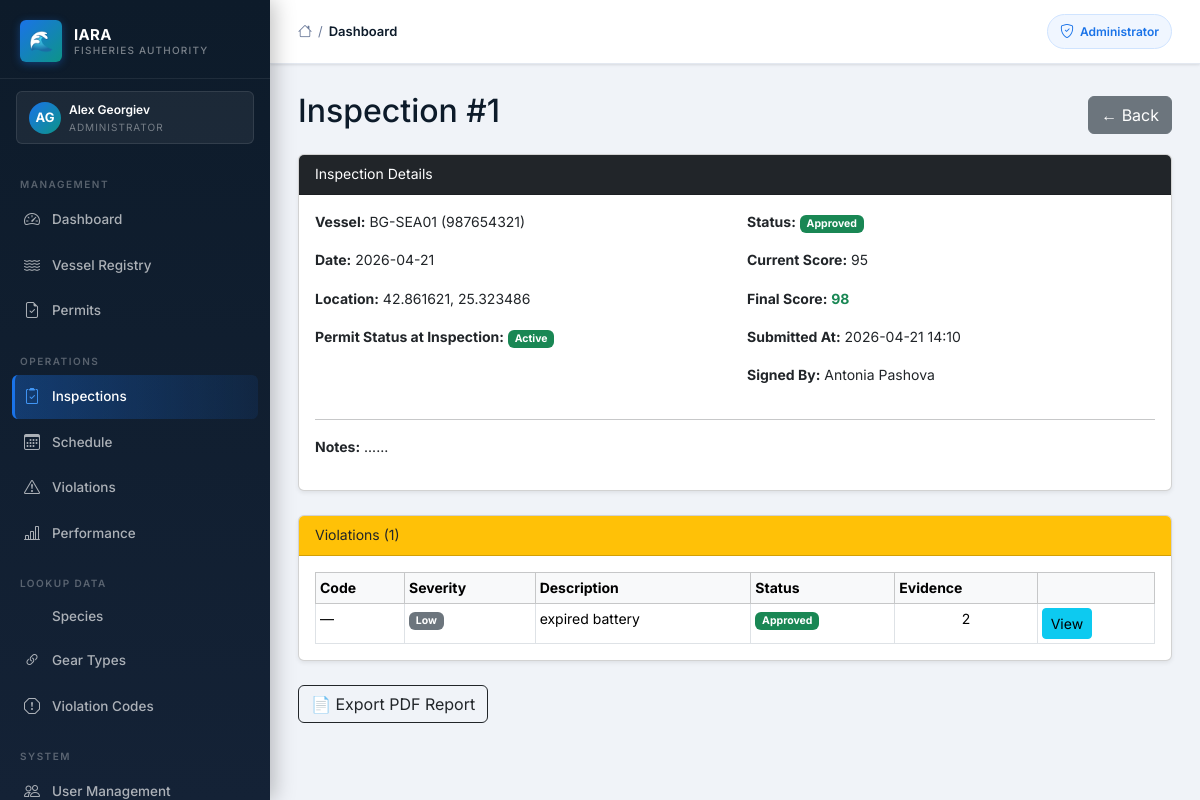
The app's page /inspections/1 (signed in) with its own data.
### iara_app/models.py (models this page shows, shortened)
class User(UserMixin, db.Model):
    __tablename__ = "users"
    id = db.Column(db.Integer, primary_key=True)
    first_name = db.Column(db.String(50), nullable=False)
    last_name = db.Column(db.String(50), nullable=False)
    email = db.Column(db.String(120), unique=True, nullable=False)
    phone = db.Column(db.String(20), nullable=False)
    role = db.Column(db.String(50), nullable=False)
    password_hash = db.Column(db.String(128), nullable=False)
    vessel_registration = db.Column(db.String(50))
    fishing_permit_number = db.Column(db.String(50))
    inspector_id = db.Column(db.Integer, db.ForeignKey("users.id"), nullable=True)
    id_number = db.Column(db.String(50))
    age_category = db.Column(db.String(20))
    created_at = db.Column(db.DateTime, default=datetime.utcnow)
    is_active = db.Column(db.Boolean, default=True)
    reset_token       = db.Column(db.String(100), nullable=True)
    reset_token_expiry = db.Column(db.DateTime, nullable=True)
    failed_logins   = db.Column(db.Integer, default=0)
    locked_until    = db.Column(db.DateTime, nullable=True)
    inspections = db.relationship("Inspection", foreign_keys="Inspection.inspector_id", backref="inspector", lazy=True)
    scheduled_inspections = db.relationship("ScheduledInspection", foreign_keys="ScheduledInspection.inspector_id", backref="assigned_inspector", lazy=True)
    created_scheduled_inspections = db.relationship("ScheduledInspection", foreign_keys="ScheduledInspection.created_by_id", backref="created_by_user", lazy=True)
    audit_logs = db.relationship("AuditLog", foreign_keys="AuditLog.user_id", backref="user", lazy=True)

class Inspection(db.Model):
    __tablename__ = "inspection"
    id = db.Column(db.Integer, primary_key=True)
    vessel_id = db.Column(db.Integer, db.ForeignKey("vessel.id"), nullable=False)
    inspector_id = db.Column(db.Integer, db.ForeignKey("users.id"), nullable=False)
    date = db.Column(db.Date)
    location = db.Column(db.String(255))
    notes = db.Column(db.Text)
    permit_status_snapshot = db.Column(db.String(50))
    score = db.Column(db.Integer, default=100)
    final_score = db.Column(db.Integer)
    status = db.Column(db.String(20), default="draft")
    inspector_signature = db.Column(db.String(255))
    submitted_at = db.Column(db.DateTime)
    approved_at = db.Column(db.DateTime)
    rejected_at = db.Column(db.DateTime)
    violations = db.relationship("Violation", backref="inspection", lazy=True,
                                  cascade="all, delete-orphan")

class Vessel(db.Model):
    __tablename__ = "vessel"
    id = db.Column(db.Integer, primary_key=True)
    international_number = db.Column(db.String(50), nullable=False, unique=True)
    call_sign            = db.Column(db.String(50), nullable=False)
    marking              = db.Column(db.String(50), nullable=False)
    name_bg = db.Column(db.String(150))
    name_en = db.Column(db.String(150))
    port_registration = db.Column(db.String(100))
    registration_date = db.Column(db.Date)
    status = db.Column(db.String(20), nullable=False, default=VesselStatus.ACTIVE.value)
    length        = db.Column(db.Float, nullable=False)
    width         = db.Column(db.Float, nullable=False)
    gross_tonnage = db.Column(db.Float)
    engine_power  = db.Column(db.Integer, nullable=False)
    owner_name   = db.Column(db.String(100), nullable=False)
    owner_egn    = db.Column(db.String(20))
    captain_name = db.Column(db.String(100), nullable=False)
    created_at = db.Column(db.DateTime, default=datetime.utcnow)
    permits              = db.relationship("Permit", backref="vessel", lazy=True)
    inspections          = db.relationship("Inspection", backref="vessel", lazy=True)
    scheduled_inspections = db.relationship("ScheduledInspection", backref="vessel", lazy=True)
    documents            = db.relationship("VesselDocument", backref="vessel", lazy=True, cascade="all, delete-orphan")
    photos               = db.relationship("VesselPhoto", backref="vessel", lazy=True, cascade="all, delete-orphan")
    ownership_history    = db.relationship("VesselOwnershipHistory", backref="vessel", lazy=True, cascade="all, delete-orphan")

class Violation(db.Model):
    __tablename__ = "violation"
    id = db.Column(db.Integer, primary_key=True)
    inspection_id = db.Column(
        db.Integer,
        db.ForeignKey("inspection.id"),
        nullable=False
    )
    violation_code_id = db.Column(
        db.Integer,
        db.ForeignKey("violation_codes.id")
    )
    severity = db.Column(db.String(20))
    description = db.Column(db.Text)
    created_at = db.Column(db.DateTime, default=datetime.utcnow)
    status = db.Column(db.String(20), default="open")
    resolution_notes = db.Column(db.Text)
    resolved_at = db.Column(db.DateTime)
    evidence = db.relationship("Evidence", backref="violation", lazy=True,
                                cascade="all, delete-orphan")

### iara_app/routes/inspector.py (the view)
@bp.route("/inspections/<int:inspection_id>")
@login_required
def inspection_details(inspection_id):
    if current_user.role not in ["inspector", "administrator"]:
        abort(403)
    if not current_user.is_active:
        abort(403)
    inspection = db.get_or_404(Inspection, inspection_id)
    if current_user.role == "inspector" and inspection.inspector_id != current_user.id:
        abort(403)
    return render_template("inspections/details.html", inspection=inspection)

### iara_app/templates/inspections/details.html (shortened to what this page needs)
{% extends "layout/base.html" %}
{% block content %}
<div class="d-flex justify-content-between align-items-center mb-3">
    <h2>Inspection #{{ inspection.id }}</h2>
    <a href="{{ url_for('inspector.inspections_list') }}" class="btn btn-secondary">← Back</a>
</div>
<div class="card mb-4 shadow-sm">
    <div class="card-header bg-dark text-white">Inspection Details</div>
    <div class="card-body">
        <div class="row">
            <div class="col-md-6">
                <p><strong>Vessel:</strong> {{ inspection.vessel.call_sign }} ({{ inspection.vessel.international_number }})</p>
                <p><strong>Date:</strong> {{ inspection.date }}</p>
                <p><strong>Location:</strong> {{ inspection.location }}</p>
                <p><strong>Permit Status at Inspection:</strong>
                    {% if inspection.permit_status_snapshot == "Active" %}
                        <span class="badge bg-success">{{ inspection.permit_status_snapshot }}</span>
                    {% elif inspection.permit_status_snapshot == "Expired" %}
                        <span class="badge bg-danger">{{ inspection.permit_status_snapshot }}</span>
                    {% elif inspection.permit_status_snapshot == "No Permit" %}
                        <span class="badge bg-dark">No Permit</span>
                    {% else %}
                        <span class="badge bg-warning text-dark">{{ inspection.permit_status_snapshot }}</span>
                    {% endif %}
                </p>
            </div>
            <div class="col-md-6">
                <p><strong>Status:</strong>
                    {% if inspection.status == "draft" %}
                        <span class="badge bg-secondary">Draft</span>
                    {% elif inspection.status == "submitted" %}
                        <span class="badge bg-primary">Submitted</span>
                    {% elif inspection.status == "approved" %}
                        <span class="badge bg-success">Approved</span>
                    {% elif inspection.status == "rejected" %}
                        <span class="badge bg-danger">Rejected</span>
                    {% endif %}
                </p>
                <p><strong>Current Score:</strong> {{ inspection.score }}</p>
                {% if inspection.final_score is not none %}
                <p><strong>Final Score:</strong> <strong class="text-success">{{ inspection.final_score }}</strong></p>
                {% endif %}
                {% if inspection.submitted_at %}
                <p><strong>Submitted At:</strong> {{ inspection.submitted_at.strftime('%Y-%m-%d %H:%M') }}</p>
                {% endif %}
                {% if inspection.inspector_signature %}
                <p><strong>Signed By:</strong> {{ inspection.inspector_signature }}</p>
                {% endif %}
            </div>
        </div>
        {% if inspection.notes %}
        <hr>
        <p><strong>Notes:</strong> {{ inspection.notes }}</p>
        {% endif %}
    </div>
</div>
<div class="card mb-4 shadow-sm">
    <div class="card-header bg-warning text-dark d-flex justify-content-between align-items-center">
        <span>Violations ({{ inspection.violations | length }})</span>
    </div>
    <div class="card-body">
        {% if inspection.violations %}
        <table class="table table-sm table-bordered mb-0">
            <thead class="table-light">
                <tr>
                    <th>Code</th>
                    <th>Severity</th>
                    <th>Description</th>
                    <th>Status</th>
                    <th>Evidence</th>
                    <th></th>
                </tr>
            </thead>
            <tbody>
                {% for v in inspection.violations %}
                <tr>
                    <td>{{ v.violation_code.code if v.violation_code else "—" }}</td>
                    <td>
                        {% if v.severity == "Critical" %}<span class="badge bg-danger">Critical</span>
                        {% elif v.severity == "High" %}<span class="badge bg-orange" style="background:#fd7e14">High</span>
                        {% elif v.severity == "Medium" %}<span class="badge bg-warning text-dark">Medium</span>
                        {% else %}<span class="badge bg-secondary">Low</span>
                        {% endif %}
                    </td>
                    <td>{{ v.description or "—" }}</td>
                    <td>
                        {% if v.status == "open" %}<span class="badge bg-danger">Open</span>
                        {% elif v.status == "corrected" %}<span class="badge bg-warning text-dark">Corrected</span>
                        {% elif v.status == "approved" %}<span class="badge bg-success">Approved</span>
                        {% elif v.status == "rejected" %}<span class="badge bg-secondary">Rejected</span>
                        {% endif %}
                    </td>
                    <td class="text-center">{{ v.evidence | length }}</td>
                    <td>
                        <a href="{{ url_for('inspector.violation_details', violation_id=v.id) }}"
                           class="btn btn-sm btn-info">View</a>
                    </td>
                </tr>
                {% endfor %}
            </tbody>
        </table>
        {% else %}
        <p class="text-muted mb-0">No violations recorded.</p>
        {% endif %}
    </div>
</div>
<div class="d-flex gap-2">
    {% if inspection.status in ["submitted", "approved"] %}
    <a href="{{ url_for('inspector.export_inspection_pdf', inspection_id=inspection.id) }}"
       class="btn btn-outline-dark" target="_blank">📄 Export PDF Report</a>
    {% endif %}
</div>
{% endblock %}

### iara_app/templates/layout/base.html (shortened to what this page needs)
<!DOCTYPE html>
<html lang="en">
<head>
  <link href="https://cdn.jsdelivr.net/npm/bootstrap@5.3.2/dist/css/bootstrap.min.css" rel="stylesheet">
  <link rel="stylesheet" href="https://cdn.jsdelivr.net/npm/bootstrap-icons@1.11.3/font/bootstrap-icons.min.css">
  <link rel="stylesheet" href="{{ url_for('static', filename='css/iara_theme.css') }}">
</head>
<body>
  {% if current_user.is_authenticated %}
  <aside class="iara-sidebar">
    <a class="sidebar-brand" href="#">
      <div class="sidebar-brand-icon">🌊</div>
      <div class="sidebar-brand-text">
        <div class="sidebar-brand-name">IARA</div>
        <div class="sidebar-brand-sub">Fisheries Authority</div>
      </div>
    </a>
    <div class="sidebar-role-banner">
      <div class="sidebar-role-avatar">
        {{ current_user.first_name[0]|upper }}{{ current_user.last_name[0]|upper }}
      </div>
      <div>
        <div class="sidebar-role-name">{{ current_user.first_name }} {{ current_user.last_name }}</div>
        <div class="sidebar-role-label">
          {% if current_user.role == "administrator" %}Administrator
          {% elif current_user.role == "inspector" %}Inspector
          {% elif current_user.role == "fisherman" %}Fisherman
          {% else %}Amateur Fisher{% endif %}
        </div>
      </div>
    </div>
    <nav class="sidebar-nav">
      {% if current_user.role == "administrator" %}
      <div class="sidebar-section-label">Management</div>
      <a href="{{ url_for('admin.admin_dashboard') }}"
        class="sidebar-link {% if request.endpoint == 'admin.admin_dashboard' %}active{% endif %}">
        <i class="bi bi-speedometer2"></i> Dashboard
      </a>
      <a href="{{ url_for('admin.vessels') }}"
        class="sidebar-link {% if 'vessel' in request.endpoint %}active{% endif %}">
        <i class="bi bi-water"></i> Vessel Registry
      </a>
      <a href="{{ url_for('admin.permits') }}"
        class="sidebar-link ">
        <i class="bi bi-file-earmark-check"></i> Permits
      </a>
      <div class="sidebar-section-label" style="margin-top:8px;">Operations</div>
      <a href="{{ url_for('admin.admin_inspections') }}"
        class="sidebar-link {% if 'inspection' in request.endpoint and 'schedule' not in request.endpoint %}active{% endif %}">
        <i class="bi bi-clipboard2-check"></i> Inspections
      </a>
      <a href="{{ url_for('admin.schedule_list') }}"
        class="sidebar-link {% if 'schedule' in request.endpoint %}active{% endif %}">
        <i class="bi bi-calendar3"></i> Schedule
      </a>
      <a href="{{ url_for('admin.admin_violations') }}"
        class="sidebar-link {% if 'violation' in request.endpoint %}active{% endif %}">
        <i class="bi bi-exclamation-triangle"></i> Violations
      </a>
      <a href="{{ url_for('admin.admin_inspector_performance') }}"
        class="sidebar-link {% if 'performance' in request.endpoint %}active{% endif %}">
        <i class="bi bi-bar-chart-line"></i> Performance
      </a>
      <div class="sidebar-section-label" style="margin-top:8px;">Lookup Data</div>
      <a href="{{ url_for('lookup.species_list') }}"
        class="sidebar-link {% if 'species' in request.endpoint %}active{% endif %}">
         Species
      </a>
      <a href="{{ url_for('lookup.gear_list') }}"
        class="sidebar-link {% if 'gear' in request.endpoint %}active{% endif %}">
        <i class="bi bi-link-45deg"></i> Gear Types
      </a>
      <a href="{{ url_for('lookup.violation_codes_list') }}"
        class="sidebar-link {% if 'violation_code' in request.endpoint %}active{% endif %}">
        <i class="bi bi-exclamation-octagon"></i> Violation Codes
      </a>
      <div class="sidebar-section-label" style="margin-top:8px;">System</div>
      <a href="{{ url_for('admin.admin_users') }}"
        class="sidebar-link {% if 'users' in request.endpoint %}active{% endif %}">
        <i class="bi bi-people"></i> User Management
      </a>
      {% endif %}
    </nav>
  </aside>
  {% endif %}
  <div class="iara-main" {% if not current_user.is_authenticated %}style="margin-left:0;" {% endif %}>
    <header class="iara-topbar">
      <div class="topbar-breadcrumb">
        <i class="bi bi-house" style="color:var(--text-secondary);font-size:14px;"></i>
        <span class="bc-sep">/</span>
        <span class="bc-current">{{ title if title else "Dashboard" }}</span>
      </div>
      <div class="topbar-actions">
        {% if current_user.is_authenticated %}
        {% if current_user.role == "administrator" %}
        <span class="topbar-badge">
          <i class="bi bi-shield-check"></i> Administrator
        </span>
        {% elif current_user.role == "inspector" %}
        <span class="topbar-badge" style="background:#eff6ff;border-color:#bfdbfe;color:#1d4ed8;">
          <i class="bi bi-clipboard2-check"></i> Inspector
        </span>
        {% elif current_user.role == "fisherman" %}
        <span class="topbar-badge" style="background:#f0fdf4;border-color:#bbf7d0;color:#15803d;">
          <i class="bi bi-water"></i> Fisherman
        </span>
        {% else %}
        <span class="topbar-badge" style="background:#fffbeb;border-color:#fde68a;color:#b45309;">
          <i class="bi bi-person"></i> Amateur
        </span>
        {% endif %}
        {% endif %}
      </div>
    </header>
    <main class="iara-content">
      {% block content %}{% endblock %}
    </main>
  </div>
</body>
</html>

### records on screen
User: first_name "A", last_name "G", first_name "Alex", last_name "Georgiev"
Inspection: id "1", date "2026-04-21", location "42.861621, 25.323486", permit_status_snapshot "Active", score "95", final_score "98", submitted_at "2026-04-21 14:10", inspector_signature "Antonia Pashova", notes "......"
Vessel: vessel.call_sign "BG-SEA01", vessel.international_number "987654321"
Violation: violation_code "—", severity "Low", description "expired battery", status "Approved", evidence|length "2"

### other values on screen
{{ title if title else "Dashboard" }} "Dashboard"
{{ inspection.violations | length }} "1"
